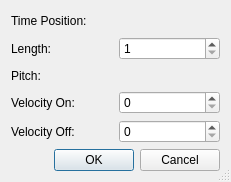
<?xml version="1.0" encoding="UTF-8"?>
<ui version="4.0">
 <class>EditNoteDialogBase</class>
 <widget class="QDialog" name="EditNoteDialogBase">
  <property name="geometry">
   <rect>
    <x>0</x>
    <y>0</y>
    <width>231</width>
    <height>182</height>
   </rect>
  </property>
  <property name="windowTitle">
   <string>OOMidi: Enter Note</string>
  </property>
  <property name="sizeGripEnabled">
   <bool>true</bool>
  </property>
  <layout class="QGridLayout">
   <property name="margin">
    <number>11</number>
   </property>
   <property name="spacing">
    <number>6</number>
   </property>
   <item row="5" column="0" colspan="2">
    <layout class="QHBoxLayout">
     <property name="spacing">
      <number>6</number>
     </property>
     <property name="margin">
      <number>0</number>
     </property>
     <item>
      <spacer name="Horizontal Spacing2">
       <property name="orientation">
        <enum>Qt::Horizontal</enum>
       </property>
       <property name="sizeType">
        <enum>QSizePolicy::Expanding</enum>
       </property>
       <property name="sizeHint" stdset="0">
        <size>
         <width>20</width>
         <height>20</height>
        </size>
       </property>
      </spacer>
     </item>
     <item>
      <widget class="QPushButton" name="buttonOk">
       <property name="text">
        <string>OK</string>
       </property>
       <property name="shortcut">
        <number>0</number>
       </property>
       <property name="autoDefault">
        <bool>true</bool>
       </property>
       <property name="default">
        <bool>true</bool>
       </property>
      </widget>
     </item>
     <item>
      <widget class="QPushButton" name="buttonCancel">
       <property name="text">
        <string>Cancel</string>
       </property>
       <property name="shortcut">
        <number>0</number>
       </property>
       <property name="autoDefault">
        <bool>true</bool>
       </property>
      </widget>
     </item>
    </layout>
   </item>
   <item row="1" column="0">
    <widget class="QLabel" name="TextLabel2">
     <property name="text">
      <string>Length:</string>
     </property>
     <property name="wordWrap">
      <bool>false</bool>
     </property>
    </widget>
   </item>
   <item row="0" column="0">
    <widget class="QLabel" name="TextLabel1">
     <property name="text">
      <string>Time Position:</string>
     </property>
     <property name="wordWrap">
      <bool>false</bool>
     </property>
    </widget>
   </item>
   <item row="2" column="0">
    <widget class="QLabel" name="TextLabel3">
     <property name="text">
      <string>Pitch:</string>
     </property>
     <property name="wordWrap">
      <bool>false</bool>
     </property>
    </widget>
   </item>
   <item row="3" column="0">
    <widget class="QLabel" name="TextLabel4">
     <property name="text">
      <string>Velocity On:</string>
     </property>
     <property name="wordWrap">
      <bool>false</bool>
     </property>
    </widget>
   </item>
   <item row="4" column="0">
    <widget class="QLabel" name="TextLabel5">
     <property name="text">
      <string>Velocity Off:</string>
     </property>
     <property name="wordWrap">
      <bool>false</bool>
     </property>
    </widget>
   </item>
   <item row="0" column="1">
    <widget class="Awl::PosEdit" name="epos"/>
   </item>
   <item row="1" column="1">
    <widget class="QSpinBox" name="il1">
     <property name="minimum">
      <number>1</number>
     </property>
     <property name="maximum">
      <number>1000000</number>
     </property>
    </widget>
   </item>
   <item row="3" column="1">
    <widget class="QSpinBox" name="il2">
     <property name="maximum">
      <number>127</number>
     </property>
    </widget>
   </item>
   <item row="4" column="1">
    <widget class="QSpinBox" name="il3">
     <property name="maximum">
      <number>127</number>
     </property>
    </widget>
   </item>
   <item row="2" column="1">
    <widget class="PitchEdit" name="pl" native="true"/>
   </item>
  </layout>
 </widget>
 <layoutdefault spacing="6" margin="11"/>
 <customwidgets>
  <customwidget>
   <class>Awl::PosEdit</class>
   <extends>QWidget</extends>
   <header>awl/posedit.h</header>
   <container>0</container>
  </customwidget>
  <customwidget>
   <class>PitchEdit</class>
   <extends>QWidget</extends>
   <header>pitchedit.h</header>
  </customwidget>
 </customwidgets>
 <tabstops>
  <tabstop>il1</tabstop>
  <tabstop>pl</tabstop>
  <tabstop>il2</tabstop>
  <tabstop>il3</tabstop>
  <tabstop>buttonOk</tabstop>
  <tabstop>buttonCancel</tabstop>
 </tabstops>
 <includes>
  <include location="local">pitchedit.h</include>
 </includes>
 <resources/>
 <connections>
  <connection>
   <sender>buttonOk</sender>
   <signal>clicked()</signal>
   <receiver>EditNoteDialogBase</receiver>
   <slot>accept()</slot>
   <hints>
    <hint type="sourcelabel">
     <x>20</x>
     <y>20</y>
    </hint>
    <hint type="destinationlabel">
     <x>20</x>
     <y>20</y>
    </hint>
   </hints>
  </connection>
  <connection>
   <sender>buttonCancel</sender>
   <signal>clicked()</signal>
   <receiver>EditNoteDialogBase</receiver>
   <slot>reject()</slot>
   <hints>
    <hint type="sourcelabel">
     <x>20</x>
     <y>20</y>
    </hint>
    <hint type="destinationlabel">
     <x>20</x>
     <y>20</y>
    </hint>
   </hints>
  </connection>
 </connections>
</ui>
